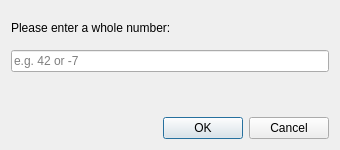
<?xml version="1.0" encoding="UTF-8"?>
<ui version="4.0">
 <class>InputDialog</class>
 <widget class="QDialog" name="InputDialog">
  <property name="geometry">
   <rect>
    <x>0</x>
    <y>0</y>
    <width>340</width>
    <height>150</height>
   </rect>
  </property>
  <property name="windowTitle">
   <string>Enter a number</string>
  </property>
  <layout class="QVBoxLayout" name="verticalLayout">
   <item>
    <widget class="QLabel" name="promptLabel">
     <property name="text">
      <string>Please enter a whole number:</string>
     </property>
     <property name="buddy">
      <cstring>numberEdit</cstring>
     </property>
    </widget>
   </item>
   <item>
    <widget class="QLineEdit" name="numberEdit">
     <property name="placeholderText">
      <string>e.g. 42 or -7</string>
     </property>
    </widget>
   </item>
   <item>
    <widget class="QLabel" name="warningLabel">
     <property name="styleSheet">
      <string notr="true">color: #c62828;</string>
     </property>
     <property name="wordWrap">
      <bool>true</bool>
     </property>
    </widget>
   </item>
   <item>
    <widget class="QDialogButtonBox" name="buttonBox">
     <property name="orientation">
      <enum>Qt::Horizontal</enum>
     </property>
     <property name="standardButtons">
      <set>QDialogButtonBox::Cancel|QDialogButtonBox::Ok</set>
     </property>
    </widget>
   </item>
  </layout>
 </widget>
 <resources/>
 <connections>
  <connection>
   <sender>buttonBox</sender>
   <signal>accepted()</signal>
   <receiver>InputDialog</receiver>
   <slot>accept()</slot>
  </connection>
  <connection>
   <sender>buttonBox</sender>
   <signal>rejected()</signal>
   <receiver>InputDialog</receiver>
   <slot>reject()</slot>
  </connection>
  <connection>
   <sender>numberEdit</sender>
   <signal>textChanged(QString)</signal>
   <receiver>warningLabel</receiver>
   <slot>hide()</slot>
  </connection>
 </connections>
</ui>
